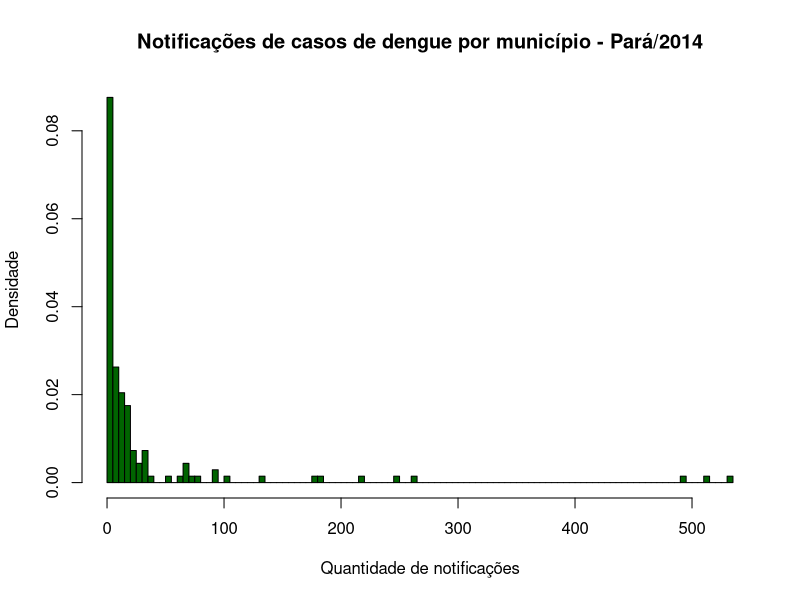
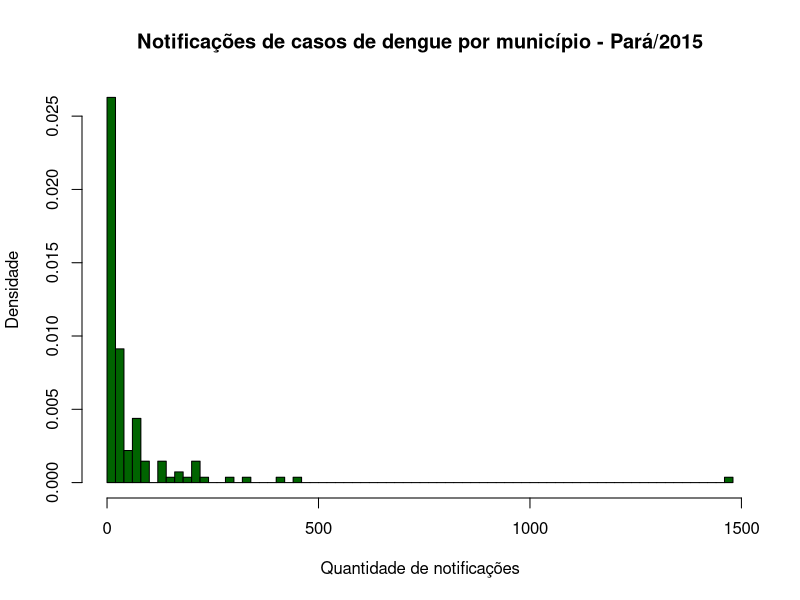
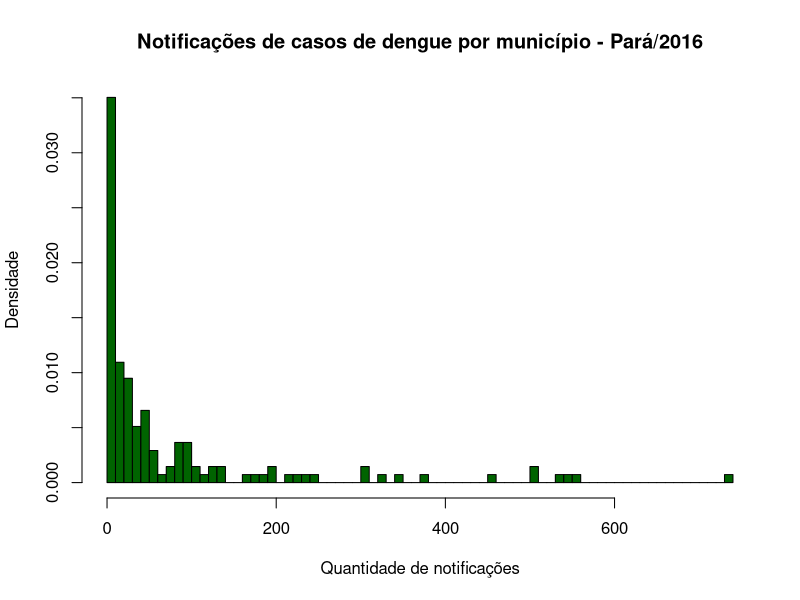
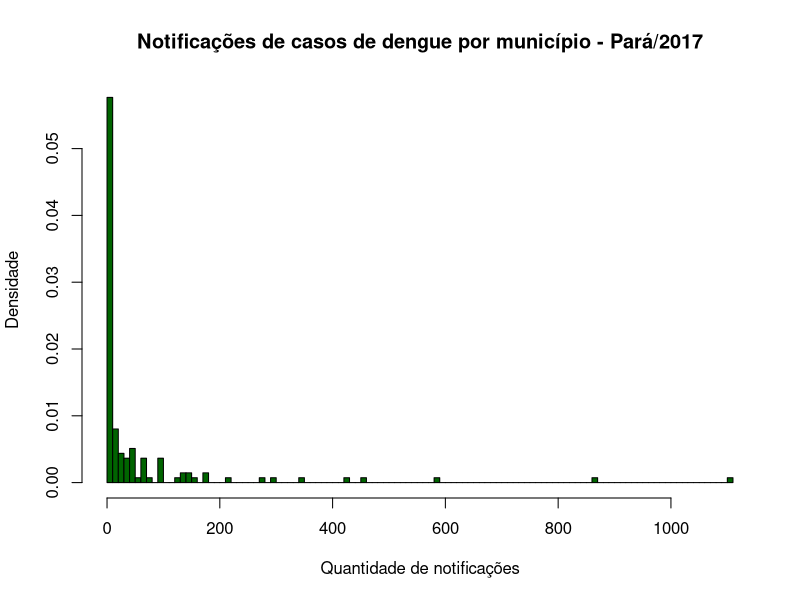
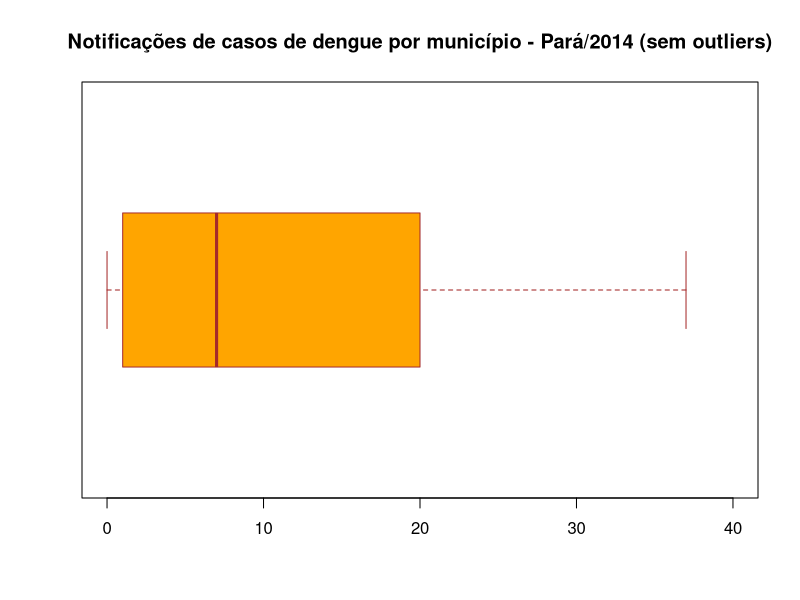
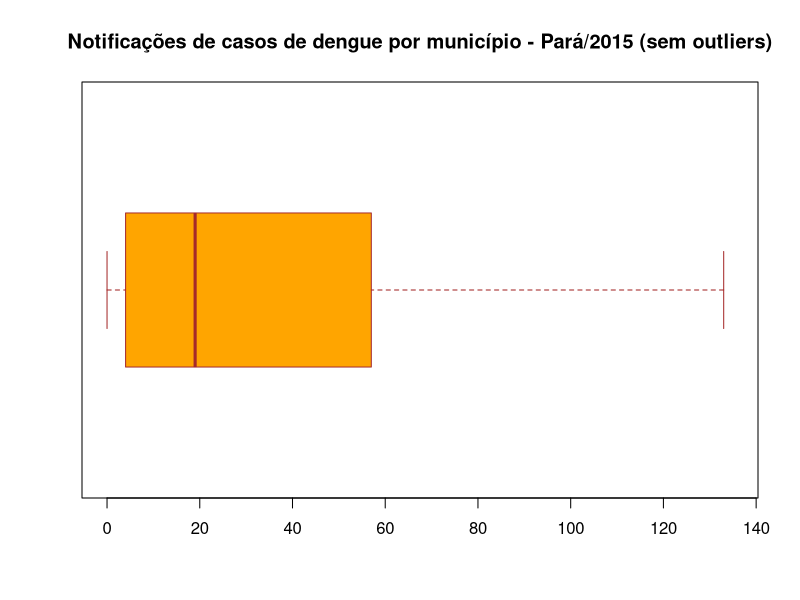
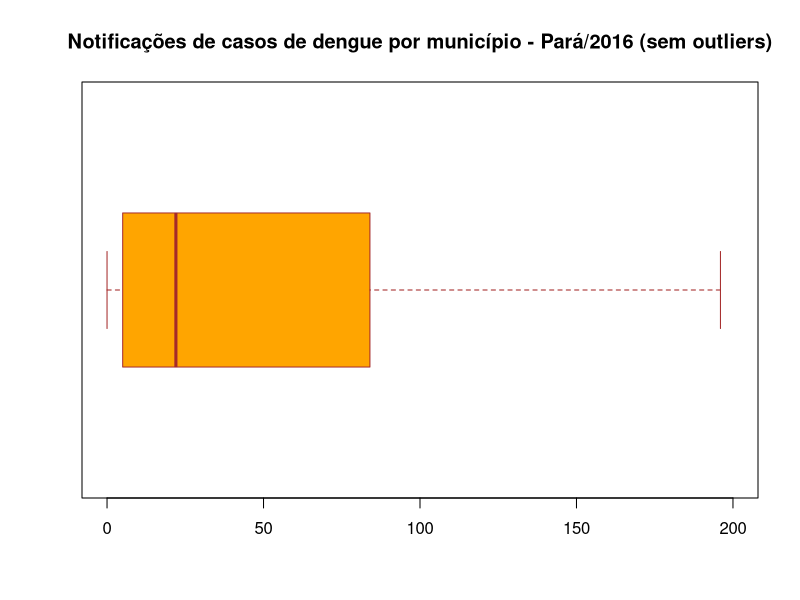
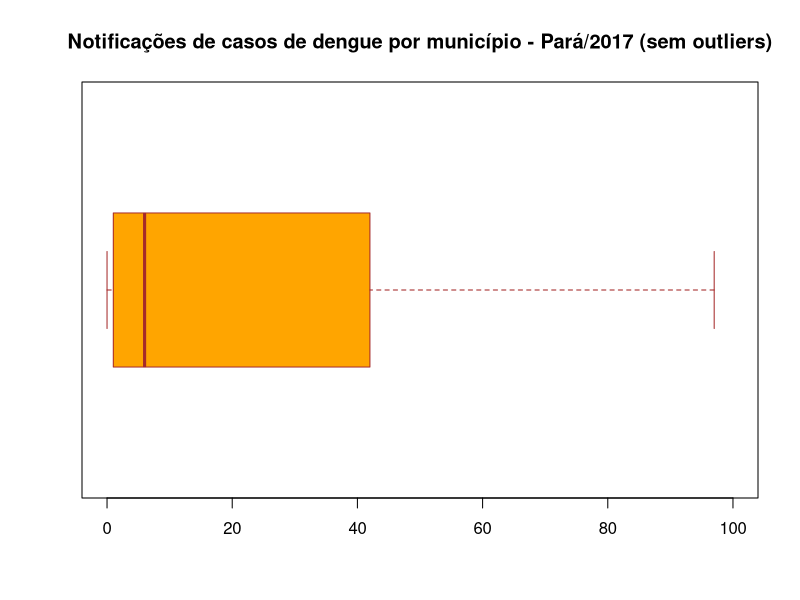

The R script that drew these images, in order:
# Lendo CSV dos dados
dengue_pa_2014 <- read.csv(file="notif_dengue_pa_2014.csv", header=TRUE, sep=",")
dengue_pa_2015 <- read.csv(file="notif_dengue_pa_2015.csv", header=TRUE, sep=",")
dengue_pa_2016 <- read.csv(file="notif_dengue_pa_2016.csv", header=TRUE, sep=",")
dengue_pa_2017 <- read.csv(file="notif_dengue_pa_2017.csv", header=TRUE, sep=",")

# Calculando a média
media_2014 <- mean(dengue_pa_2014$quantidade)
media_2015 <- mean(dengue_pa_2015$quantidade)
media_2016 <- mean(dengue_pa_2016$quantidade)
media_2017 <- mean(dengue_pa_2017$quantidade)

# Calculando a mediana
mediana_2014 <- median(dengue_pa_2014$quantidade)
mediana_2015 <- median(dengue_pa_2015$quantidade)
mediana_2016 <- median(dengue_pa_2016$quantidade)
mediana_2017 <- median(dengue_pa_2017$quantidade)

# Calculando o desvio padrão
desvio_padrao_2014 <- sd(dengue_pa_2014$quantidade)
desvio_padrao_2015 <- sd(dengue_pa_2015$quantidade)
desvio_padrao_2016 <- sd(dengue_pa_2016$quantidade)
desvio_padrao_2017 <- sd(dengue_pa_2017$quantidade)

# Histograma
hist(dengue_pa_2014$quantidade, 
     main="Notificações de casos de dengue por município - Pará/2014",  
     col="darkgreen", border="black", prob=TRUE,  breaks = 100,
     xlab="Quantidade de notificações", ylab="Densidade")
hist(dengue_pa_2015$quantidade, 
     main="Notificações de casos de dengue por município - Pará/2015",
     col="darkgreen", border="black", prob=TRUE,  breaks = 100,
     xlab="Quantidade de notificações", ylab="Densidade")
hist(dengue_pa_2016$quantidade, 
     main="Notificações de casos de dengue por município - Pará/2016",
     col="darkgreen", border="black", prob=TRUE,  breaks = 100,
     xlab="Quantidade de notificações", ylab="Densidade")
hist(dengue_pa_2017$quantidade, 
     main="Notificações de casos de dengue por município - Pará/2017",
     col="darkgreen", border="black", prob=TRUE,  breaks = 100,
     xlab="Quantidade de notificações", ylab="Densidade")

# Diagrama de Caixa ocultando os outliers
boxplot(dengue_pa_2014$quantidade,
        main="Notificações de casos de dengue por município - Pará/2014 (sem outliers)",
        col = "orange", border = "brown", 
        horizontal = TRUE, ylim = c(0, 40))

boxplot(dengue_pa_2015$quantidade,
        main="Notificações de casos de dengue por município - Pará/2015 (sem outliers)",
        col = "orange", border = "brown", 
        horizontal = TRUE, ylim = c(0, 135))

boxplot(dengue_pa_2016$quantidade,
        main="Notificações de casos de dengue por município - Pará/2016 (sem outliers)",
        col = "orange", border = "brown", 
        horizontal = TRUE, ylim = c(0, 200))

boxplot(dengue_pa_2017$quantidade,
        main="Notificações de casos de dengue por município - Pará/2017 (sem outliers)",
        col = "orange", border = "brown", 
        horizontal = TRUE, ylim = c(0, 100))

# Diagrama de Caixa mostrando os outliers
boxplot(dengue_pa_2014$quantidade,
        main="Notificações de casos de dengue por município - Pará/2014 (com outliers)",
        col = "orange", border = "brown", horizontal=TRUE)

boxplot(dengue_pa_2015$quantidade,
        main="Notificações de casos de dengue por município - Pará/2015 (com outliers)",
        col = "orange", border = "brown", horizontal=TRUE)

boxplot(dengue_pa_2016$quantidade,
        main="Notificações de casos de dengue por município - Pará/2016 (com outliers)",
        col = "orange", border = "brown", horizontal=TRUE)

boxplot(dengue_pa_2017$quantidade,
        main="Notificações de casos de dengue por município - Pará/2017 (com outliers)",
        col = "orange", border = "brown", horizontal=TRUE)
